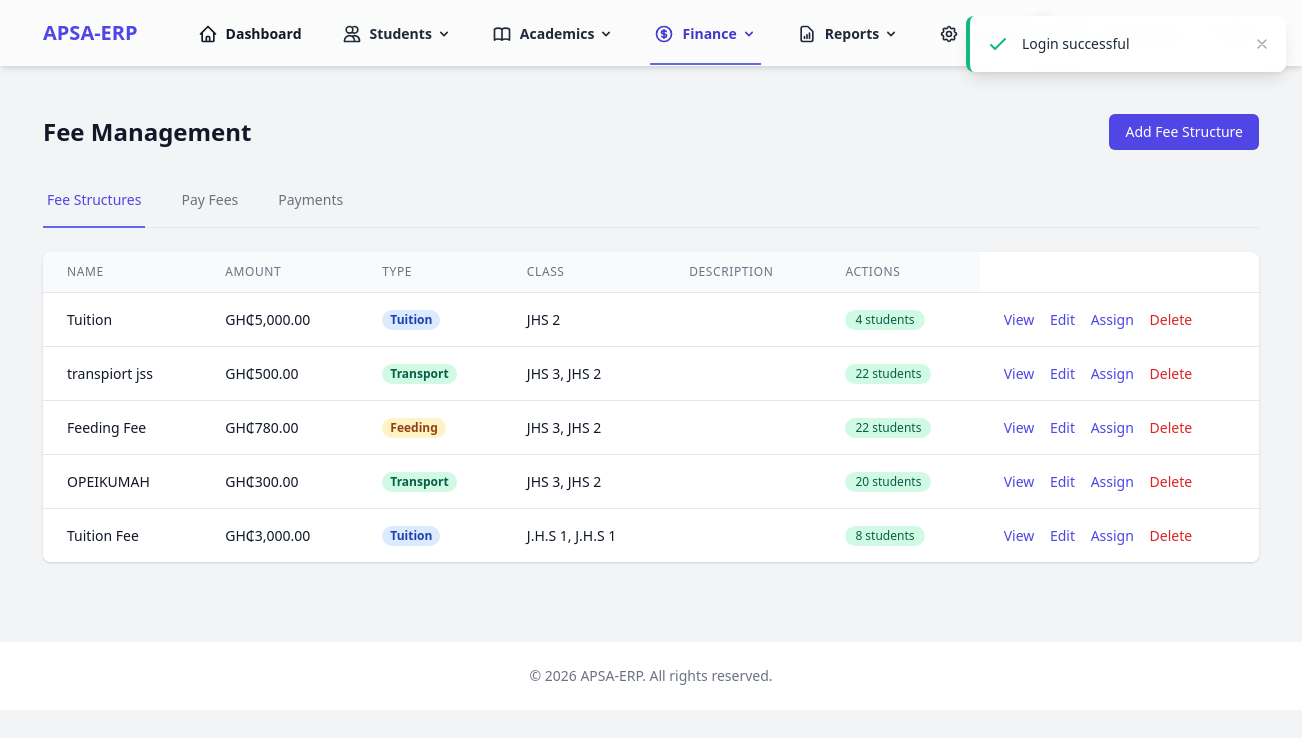
The app's page /fees (signed in) with its own data.
### tables this page shows
CREATE TABLE `settings` (
  `id` int NOT NULL AUTO_INCREMENT,
  `school_name` varchar(255) NOT NULL DEFAULT 'Futuristic School',
  `school_address` text,
  `school_logo` varchar(255) DEFAULT NULL,
  `currency_code` varchar(3) NOT NULL DEFAULT 'GHS',
  `currency_symbol` varchar(10) NOT NULL DEFAULT 'GH₵',
  `watermark_type` enum('none','logo','name','both') NOT NULL DEFAULT 'none',
  `watermark_position` enum('top-left','top-center','top-right','middle-left','center','middle-right','bottom-left','bottom-center','bottom-right') NOT NULL DEFAULT 'center',
  `watermark_transparency` tinyint NOT NULL DEFAULT '20',
  `student_admission_prefix` varchar(10) DEFAULT 'EPI',
  `staff_employee_prefix` varchar(10) DEFAULT 'StID',
  `created_at` timestamp NULL DEFAULT CURRENT_TIMESTAMP,
  `updated_at` timestamp NULL DEFAULT CURRENT_TIMESTAMP ON UPDATE CURRENT_TIMESTAMP,
  PRIMARY KEY (`id`)
);

### app/Core/Controller.php (called while the page is built, shortened)
<?php
class Controller
{
    protected function view($view, $data = [])
    {
        extract($data);
        require_once RESOURCES_PATH . "/views/{$view}.php";
    }
}

### app/Core/Application.php (called while the page is built, shortened)
<?php
class Application
{
    protected $router;
    public function __construct()
    {
        $this->router = new Router();
    }
    public function run()
    {
        $uri = $_SERVER['REQUEST_URI'] ?? '/';
        if (strlen($uri) > 1) {
            $uri = rtrim($uri, '/');
        }
        $this->router->route($uri);
    }
}

### public/index.php (called while the page is built, shortened)
<?php
$app = new App\Core\Application();
$app->run();

### app/Core/Database.php (called while the page is built, shortened)
<?php
class Database
{
    private $host;
    private $dbname;
    private $username;
    private $password;
    private $charset;
    private $pdo;
    public function __construct()
    {
        $this->host = DB_HOST;
        $this->dbname = DB_NAME;
        $this->username = DB_USER;
        $this->password = DB_PASS;
        $this->charset = DB_CHARSET;
    }
    private function connect()
    {
        try {
            $dsn = "mysql:host={$this->host};dbname={$this->dbname};charset={$this->charset}";
            $options = [
                \PDO::ATTR_ERRMODE => \PDO::ERRMODE_EXCEPTION,
                \PDO::ATTR_DEFAULT_FETCH_MODE => \PDO::FETCH_ASSOC,
                \PDO::ATTR_EMULATE_PREPARES => false,
            ];
            $this->pdo = new \PDO($dsn, $this->username, $this->password, $options);
        } catch (\PDOException $e) {
            throw new \Exception("Database connection failed: " . $e->getMessage());
        }
    }
    public function query($sql, $params = [])
    {
        try {
            $stmt = $this->pdo->prepare($sql);
            $stmt->execute($params);
            return $stmt;
        } catch (\PDOException $e) {
            throw new \Exception("Query failed: " . $e->getMessage());
        }
    }
    public function fetchAll($sql, $params = [])
    {
        $stmt = $this->query($sql, $params);
        return $stmt->fetchAll();
    }
    public function fetchOne($sql, $params = [])
    {
        $stmt = $this->query($sql, $params);
        return $stmt->fetch();
    }
}

### app/Core/Model.php (called while the page is built, shortened)
<?php
class Model
{
    protected $db;
    protected $table;
    protected $primaryKey = 'id';
    public function __construct()
    {
        $this->db = new Database();
    }
    public function find($id)
    {
        $sql = "SELECT * FROM {$this->table} WHERE {$this->primaryKey} = :id";
        return $this->db->fetchOne($sql, ['id' => $id]);
    }
}

### app/Models/Fee.php (called while the page is built, shortened)
<?php
class Fee extends Model
{
    protected $table = 'fees';
    public function getOriginalClasses($feeId)
    {
        $fee = $this->find($feeId);
        return json_decode($fee['original_classes'], true) ?: [];
    }
    public function getAllWithOriginalClassesAndStudentCount()
    {
        $sql = "SELECT f.*, c.name as class_name
                FROM {$this->table} f
                LEFT JOIN classes c ON f.class_id = c.id";
        $fees = $this->db->fetchAll($sql);
        $classModel = new ClassModel();
        $feeAssignmentModel = new FeeAssignment();
        foreach ($fees as &$fee) {
            $fee['student_count'] = $feeAssignmentModel->getCountByFeeId($fee['id']);
            $originalClassIds = $this->getOriginalClasses($fee['id']);
            if (!empty($originalClassIds)) {
                $classNames = [];
                foreach ($originalClassIds as $classId) {
                    $class = $classModel->find($classId);
                    if ($class) {
                        $classNames[] = $class['name'];
                    }
                }
            } else {
                $fee['display_classes'] = $fee['class_name'] ?? 'All Classes';
            }
        }
        return $fees;
    }
}

### app/Models/FeeAssignment.php (called while the page is built, shortened)
<?php
class FeeAssignment extends Model
{
    protected $table = 'fee_assignments';
    public function getCountByFeeId($feeId)
    {
        $sql = "SELECT COUNT(*) as count
                FROM {$this->table}
                WHERE fee_id = :fee_id";
        $result = $this->db->fetchOne($sql, ['fee_id' => $feeId]);
        return $result['count'] ?? 0;
    }
}

### app/Models/Setting.php (called while the page is built, shortened)
<?php
class Setting extends Model
{
    protected $table = 'settings';
    public function getSettings()
    {
        $sql = "SELECT * FROM {$this->table} WHERE id = 1 LIMIT 1";
        return $this->db->fetchOne($sql);
    }
    public function getCurrency()
    {
        $settings = $this->getSettings();
        if ($settings) {
            return [
                'code' => $settings['currency_code'] ?? 'GHS',
                'symbol' => $settings['currency_symbol'] ?? 'GH₵'
            ];
        }
        return [
            'code' => 'GHS',
            'symbol' => 'GH₵'
        ];
    }
}

### app/Helpers/CurrencyHelper.php (called while the page is built, shortened)
<?php
class CurrencyHelper
{
    private static $settingsModel = null;
    public static function getCurrencySymbol()
    {
        if (self::$settingsModel === null) {
            self::$settingsModel = new Setting();
        }
        $currency = self::$settingsModel->getCurrency();
        return $currency['symbol'];
    }
    public static function formatAmount($amount)
    {
        $symbol = self::getCurrencySymbol();
        return $symbol . number_format($amount, 2);
    }
}

### resources/views/fees/index.php (the view, shortened to what this page needs)
<?php
$activeTab = $_GET['tab'] ?? 'structures';
?>
<div class="max-w-7xl mx-auto py-6 sm:px-6 lg:px-8">
    <div class="px-4 py-6 sm:px-0">
        <div class="flex justify-between items-center mb-6">
            <h1 class="text-2xl font-semibold text-gray-900">Fee Management</h1>
            <?php if ($activeTab === 'structures'): ?>
            <a href="/fees/create" class="bg-indigo-600 text-white px-4 py-2 rounded-md text-sm font-medium hover:bg-indigo-700">
                Add Fee Structure
            </a>
            <?php endif; ?>
        </div>
        <div class="mb-6 border-b border-gray-200">
            <nav class="-mb-px flex space-x-8" aria-label="Tabs">
                <a href="/fees?tab=structures" class="<?= $activeTab === 'structures' ? 'border-indigo-500 text-indigo-600' : 'border-transparent text-gray-500 hover:text-gray-700 hover:border-gray-300' ?> whitespace-nowrap py-4 px-1 border-b-2 font-medium text-sm">
                    Fee Structures
                </a>
                <a href="/fees?tab=pay" class="<?= $activeTab === 'pay' ? 'border-indigo-500 text-indigo-600' : 'border-transparent text-gray-500 hover:text-gray-700 hover:border-gray-300' ?> whitespace-nowrap py-4 px-1 border-b-2 font-medium text-sm">
                    Pay Fees
                </a>
                <a href="/fees?tab=payments" class="<?= $activeTab === 'payments' ? 'border-indigo-500 text-indigo-600' : 'border-transparent text-gray-500 hover:text-gray-700 hover:border-gray-300' ?> whitespace-nowrap py-4 px-1 border-b-2 font-medium text-sm">
                    Payments
                </a>
            </nav>
        </div>
        <?php if ($activeTab === 'structures'): ?>
        <div class="bg-white shadow overflow-hidden sm:rounded-lg">
            <div class="overflow-x-auto">
                <table class="min-w-full divide-y divide-gray-200">
                    <thead class="bg-gray-50">
                        <tr>
                            <th scope="col" class="px-6 py-3 text-left text-xs font-medium text-gray-500 uppercase tracking-wider">
                                Name
                            </th>
                            <th scope="col" class="px-6 py-3 text-left text-xs font-medium text-gray-500 uppercase tracking-wider">
                                Amount
                            </th>
                            <th scope="col" class="px-6 py-3 text-left text-xs font-medium text-gray-500 uppercase tracking-wider">
                                Type
                            </th>
                            <th scope="col" class="px-6 py-3 text-left text-xs font-medium text-gray-500 uppercase tracking-wider">
                                Class
                            </th>
                            <th scope="col" class="px-6 py-3 text-left text-xs font-medium text-gray-500 uppercase tracking-wider">
                                Description
                            </th>
                            <th scope="col" class="px-6 py-3 text-left text-xs font-medium text-gray-500 uppercase tracking-wider">
                                Actions
                            </th>
                        </tr>
                    </thead>
                    <tbody class="bg-white divide-y divide-gray-200">
                        <?php if (empty($fees)): ?>
                            <tr>
                                <td colspan="6" class="px-6 py-4 text-center text-sm text-gray-500">
                                    No fee structures found.
                                </td>
                            </tr>
                        <?php else: ?>
                            <?php foreach ($fees as $fee): ?>
                                <tr>
                                    <td class="px-6 py-4 whitespace-nowrap text-sm text-gray-900">
                                        <?= htmlspecialchars($fee['name']) ?>
                                    </td>
                                    <td class="px-6 py-4 whitespace-nowrap text-sm text-gray-900">
                                        <?php
                                        require_once APP_PATH . '/Helpers/CurrencyHelper.php';
                                        echo \App\Helpers\CurrencyHelper::formatAmount($fee['amount']);
                                        ?>
                                    </td>
                                    <td class="px-6 py-4 whitespace-nowrap text-sm text-gray-900">
                                        <span class="px-2 inline-flex text-xs leading-5 font-semibold rounded-full
                                            <?php
                                            switch($fee['type']) {
                                                case 'tuition': echo 'bg-blue-100 text-blue-800'; break;
                                                case 'transport': echo 'bg-green-100 text-green-800'; break;
                                                case 'feeding': echo 'bg-yellow-100 text-yellow-800'; break;
                                            }
                                            ?>">
                                            <?= htmlspecialchars(ucfirst($fee['type'])) ?>
                                        </span>
                                    </td>
                                    <td class="px-6 py-4 whitespace-nowrap text-sm text-gray-900">
                                        <?= htmlspecialchars($fee['display_classes'] ?? $fee['class_name'] ?? 'All Classes') ?>
                                    </td>
                                    <td class="px-6 py-4 text-sm text-gray-900">
                                    </td>
                                    <td class="px-6 py-4 whitespace-nowrap text-sm font-medium">
                                        <span class="inline-flex items-center px-2.5 py-0.5 rounded-full text-xs font-medium bg-green-100 text-green-800">
                                            <?= $fee['student_count'] ?? 0 ?> students
                                        </span>
                                    </td>
                                    <td class="px-6 py-4 whitespace-nowrap text-sm font-medium">
                                        <a href="/fees/<?= $fee['id'] ?>" class="text-indigo-600 hover:text-indigo-900 mr-3">
                                            View
                                        </a>
                                        <a href="/fees/<?= $fee['id'] ?>/edit" class="text-indigo-600 hover:text-indigo-900 mr-3">
                                            Edit
                                        </a>
                                        <a href="/fees/<?= $fee['id'] ?>/assign" class="text-indigo-600 hover:text-indigo-900 mr-3">
                                            Assign
                                        </a>
                                        <a href="/fees/<?= $fee['id'] ?>/delete" class="text-red-600 hover:text-red-900"
                                           onclick="return confirm('Are you sure you want to delete this fee structure?')">
                                            Delete
                                        </a>
                                    </td>
                                </tr>
                            <?php endforeach; ?>
                        <?php endif; ?>
                    </tbody>
                </table>
            </div>
        </div>
        <?php endif; ?>
    </div>
</div>
<?php
include RESOURCES_PATH . '/layouts/app.php';
?>

### public/css/app.css (style rules this page uses)
body { font-family: 'Segoe UI', Tahoma, Geneva, Verdana, sans-serif; }

### records on screen
settings: currency_code+currency_symbol "GH₵5,000.00", currency_code+currency_symbol "GH₵500.00", currency_code+currency_symbol "GH₵780.00", currency_code+currency_symbol "GH₵300.00", currency_code+currency_symbol "GH₵3,000.00"

### other values on screen
APP_NAME "APSA-ERP"
$fee['name'] "Tuition"
$fee['type'] "Tuition"
$fee['display_classes'] "JHS 2"
$fee['student_count'] "4"
$fee['name'] "transpiort jss"
$fee['type'] "Transport"
$fee['display_classes'] "JHS 3, JHS 2"
$fee['student_count'] "22"
$fee['name'] "Feeding Fee"
$fee['type'] "Feeding"
$fee['name'] "OPEIKUMAH"
$fee['student_count'] "20"
$fee['name'] "Tuition Fee"
$fee['display_classes'] "J.H.S 1, J.H.S 1"
